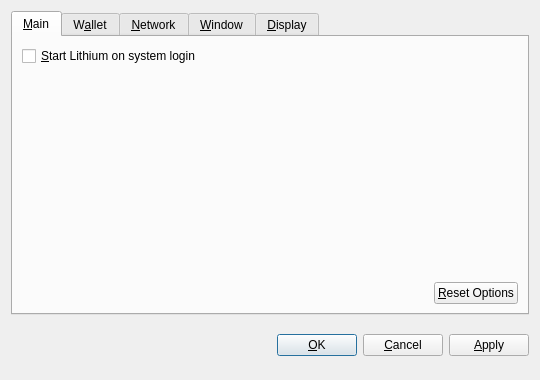
<?xml version="1.0" encoding="UTF-8"?>
<ui version="4.0">
 <class>OptionsDialog</class>
 <widget class="QDialog" name="OptionsDialog">
  <property name="geometry">
   <rect>
    <x>0</x>
    <y>0</y>
    <width>540</width>
    <height>380</height>
   </rect>
  </property>
  <property name="windowTitle">
   <string>Options</string>
  </property>
  <property name="modal">
   <bool>true</bool>
  </property>
  <layout class="QVBoxLayout" name="verticalLayout">
   <item>
    <widget class="QTabWidget" name="tabWidget">
     <property name="tabPosition">
      <enum>QTabWidget::North</enum>
     </property>
     <property name="currentIndex">
      <number>0</number>
     </property>
     <widget class="QWidget" name="tabMain">
      <attribute name="title">
       <string>&amp;Main</string>
      </attribute>
      <layout class="QVBoxLayout" name="verticalLayout_Main">
       <item>
        <widget class="QCheckBox" name="bitcoinAtStartup">
         <property name="toolTip">
          <string>Automatically start Lithium after logging in to the system.</string>
         </property>
         <property name="text">
          <string>&amp;Start Lithium on system login</string>
         </property>
        </widget>
       </item>
       <item>
        <spacer name="verticalSpacer_Main">
         <property name="orientation">
          <enum>Qt::Vertical</enum>
         </property>
         <property name="sizeHint" stdset="0">
          <size>
           <width>20</width>
           <height>40</height>
          </size>
         </property>
        </spacer>
       </item>
       <item>
        <layout class="QHBoxLayout" name="horizontalLayout_2_Main">
         <item>
          <spacer name="horizontalSpacer_2_Main">
           <property name="orientation">
            <enum>Qt::Horizontal</enum>
           </property>
           <property name="sizeHint" stdset="0">
            <size>
             <width>40</width>
             <height>20</height>
            </size>
           </property>
          </spacer>
         </item>
         <item>
          <widget class="QPushButton" name="resetButton">
           <property name="toolTip">
            <string>Reset all client options to default.</string>
           </property>
           <property name="text">
            <string>&amp;Reset Options</string>
           </property>
           <property name="autoDefault">
            <bool>false</bool>
           </property>
          </widget>
         </item>
        </layout>
       </item>
      </layout>
     </widget>
     <widget class="QWidget" name="tabWallet">
      <attribute name="title">
       <string>W&amp;allet</string>
      </attribute>
      <layout class="QVBoxLayout" name="verticalLayout_Network">
       <item>
        <widget class="QLabel" name="transactionFeeInfoLabel">
         <property name="text">
          <string>Optional transaction fee per kB that helps make sure your transactions are processed quickly. Most transactions are 1 kB.</string>
         </property>
         <property name="textFormat">
          <enum>Qt::PlainText</enum>
         </property>
         <property name="wordWrap">
          <bool>true</bool>
         </property>
        </widget>
       </item>
       <item>
        <layout class="QHBoxLayout" name="horizontalLayout_1_Main">
         <item>
          <widget class="QLabel" name="transactionFeeLabel">
           <property name="text">
            <string>Pay transaction &amp;fee</string>
           </property>
           <property name="textFormat">
            <enum>Qt::PlainText</enum>
           </property>
           <property name="buddy">
            <cstring>transactionFee</cstring>
           </property>
          </widget>
         </item>
         <item>
          <widget class="BitcoinAmountField" name="transactionFee"/>
         </item>
         <item>
          <spacer name="horizontalSpacer_1_Main">
           <property name="orientation">
            <enum>Qt::Horizontal</enum>
           </property>
           <property name="sizeHint" stdset="0">
            <size>
             <width>40</width>
             <height>20</height>
            </size>
           </property>
          </spacer>
         </item>
        </layout>
       </item>
       <item>
        <widget class="QLabel" name="label">
         <property name="text">
          <string>If you disable the spending of unconfirmed change, the change from a transaction cannot be used until that transaction has at least one confirmation. This also affects how your balance is computed.</string>
         </property>
         <property name="wordWrap">
          <bool>true</bool>
         </property>
        </widget>
       </item>
       <item>
        <widget class="QCheckBox" name="spendZeroConfChange">
         <property name="text">
          <string>Spend unconfirmed change  (experts only)</string>
         </property>
        </widget>
       </item>
       <item>
        <spacer name="verticalSpacer">
         <property name="orientation">
          <enum>Qt::Vertical</enum>
         </property>
         <property name="sizeHint" stdset="0">
          <size>
           <width>20</width>
           <height>40</height>
          </size>
         </property>
        </spacer>
       </item>
      </layout>
     </widget>
     <widget class="QWidget" name="tabNetwork">
      <attribute name="title">
       <string>&amp;Network</string>
      </attribute>
      <layout class="QVBoxLayout" name="verticalLayout_Network">
       <item>
        <widget class="QCheckBox" name="mapPortUpnp">
         <property name="toolTip">
          <string>Automatically open the Lithium client port on the router. This only works when your router supports UPnP and it is enabled.</string>
         </property>
         <property name="text">
          <string>Map port using &amp;UPnP</string>
         </property>
        </widget>
       </item>
       <item>
        <widget class="QCheckBox" name="connectSocks">
         <property name="toolTip">
          <string>Connect to the Lithium network through a SOCKS proxy (e.g. when connecting through Tor).</string>
         </property>
         <property name="text">
          <string>&amp;Connect through SOCKS proxy:</string>
         </property>
        </widget>
       </item>
       <item>
        <layout class="QHBoxLayout" name="horizontalLayout_Network">
         <item>
          <widget class="QLabel" name="proxyIpLabel">
           <property name="text">
            <string>Proxy &amp;IP:</string>
           </property>
           <property name="textFormat">
            <enum>Qt::PlainText</enum>
           </property>
           <property name="buddy">
            <cstring>proxyIp</cstring>
           </property>
          </widget>
         </item>
         <item>
          <widget class="QValidatedLineEdit" name="proxyIp">
           <property name="maximumSize">
            <size>
             <width>140</width>
             <height>16777215</height>
            </size>
           </property>
           <property name="toolTip">
            <string>IP address of the proxy (e.g. 127.0.0.1)</string>
           </property>
          </widget>
         </item>
         <item>
          <widget class="QLabel" name="proxyPortLabel">
           <property name="text">
            <string>&amp;Port:</string>
           </property>
           <property name="textFormat">
            <enum>Qt::PlainText</enum>
           </property>
           <property name="buddy">
            <cstring>proxyPort</cstring>
           </property>
          </widget>
         </item>
         <item>
          <widget class="QLineEdit" name="proxyPort">
           <property name="maximumSize">
            <size>
             <width>55</width>
             <height>16777215</height>
            </size>
           </property>
           <property name="toolTip">
            <string>Port of the proxy (e.g. 9050)</string>
           </property>
          </widget>
         </item>
         <item>
          <widget class="QLabel" name="socksVersionLabel">
           <property name="text">
            <string>SOCKS &amp;Version:</string>
           </property>
           <property name="textFormat">
            <enum>Qt::PlainText</enum>
           </property>
           <property name="buddy">
            <cstring>socksVersion</cstring>
           </property>
          </widget>
         </item>
         <item>
          <widget class="QValueComboBox" name="socksVersion">
           <property name="toolTip">
            <string>SOCKS version of the proxy (e.g. 5)</string>
           </property>
          </widget>
         </item>
         <item>
          <spacer name="horizontalSpacer_Network">
           <property name="orientation">
            <enum>Qt::Horizontal</enum>
           </property>
           <property name="sizeHint" stdset="0">
            <size>
             <width>40</width>
             <height>20</height>
            </size>
           </property>
          </spacer>
         </item>
        </layout>
       </item>
       <item>
        <spacer name="verticalSpacer_Network">
         <property name="orientation">
          <enum>Qt::Vertical</enum>
         </property>
         <property name="sizeHint" stdset="0">
          <size>
           <width>20</width>
           <height>40</height>
          </size>
         </property>
        </spacer>
       </item>
      </layout>
     </widget>
     <widget class="QWidget" name="tabWindow">
      <attribute name="title">
       <string>&amp;Window</string>
      </attribute>
      <layout class="QVBoxLayout" name="verticalLayout_Window">
       <item>
        <widget class="QCheckBox" name="minimizeToTray">
         <property name="toolTip">
          <string>Show only a tray icon after minimizing the window.</string>
         </property>
         <property name="text">
          <string>&amp;Minimize to the tray instead of the taskbar</string>
         </property>
        </widget>
       </item>
       <item>
        <widget class="QCheckBox" name="minimizeOnClose">
         <property name="toolTip">
          <string>Minimize instead of exit the application when the window is closed. When this option is enabled, the application will be closed only after selecting Quit in the menu.</string>
         </property>
         <property name="text">
          <string>M&amp;inimize on close</string>
         </property>
        </widget>
       </item>
       <item>
        <spacer name="verticalSpacer_Window">
         <property name="orientation">
          <enum>Qt::Vertical</enum>
         </property>
         <property name="sizeHint" stdset="0">
          <size>
           <width>20</width>
           <height>40</height>
          </size>
         </property>
        </spacer>
       </item>
      </layout>
     </widget>
     <widget class="QWidget" name="tabDisplay">
      <attribute name="title">
       <string>&amp;Display</string>
      </attribute>
      <layout class="QVBoxLayout" name="verticalLayout_Display">
       <item>
        <layout class="QHBoxLayout" name="horizontalLayout_1_Display">
         <item>
          <widget class="QLabel" name="langLabel">
           <property name="text">
            <string>User Interface &amp;language:</string>
           </property>
           <property name="textFormat">
            <enum>Qt::PlainText</enum>
           </property>
           <property name="buddy">
            <cstring>lang</cstring>
           </property>
          </widget>
         </item>
         <item>
          <widget class="QValueComboBox" name="lang">
           <property name="toolTip">
            <string>The user interface language can be set here. This setting will take effect after restarting Lithium.</string>
           </property>
          </widget>
         </item>
        </layout>
       </item>
       <item>
        <layout class="QHBoxLayout" name="horizontalLayout_2_Display">
         <item>
          <widget class="QLabel" name="unitLabel">
           <property name="text">
            <string>&amp;Unit to show amounts in:</string>
           </property>
           <property name="textFormat">
            <enum>Qt::PlainText</enum>
           </property>
           <property name="buddy">
            <cstring>unit</cstring>
           </property>
          </widget>
         </item>
         <item>
          <widget class="QValueComboBox" name="unit">
           <property name="toolTip">
            <string>Choose the default subdivision unit to show in the interface and when sending coins.</string>
           </property>
          </widget>
         </item>
        </layout>
       </item>
       <item>
        <widget class="QCheckBox" name="displayAddresses">
         <property name="toolTip">
          <string>Whether to show Lithium addresses in the transaction list or not.</string>
         </property>
         <property name="text">
          <string>&amp;Display addresses in transaction list</string>
         </property>
        </widget>
       </item>
       <item>
        <widget class="QCheckBox" name="coinControlFeatures">
         <property name="toolTip">
          <string>Whether to show coin control features or not.</string>
         </property>
         <property name="text">
          <string>Display coin &amp;control features (experts only!)</string>
         </property>
        </widget>
       </item>
       <item>
        <spacer name="verticalSpacer_Display">
         <property name="orientation">
          <enum>Qt::Vertical</enum>
         </property>
         <property name="sizeHint" stdset="0">
          <size>
           <width>20</width>
           <height>40</height>
          </size>
         </property>
        </spacer>
       </item>
      </layout>
     </widget>
    </widget>
   </item>
   <item>
    <layout class="QHBoxLayout" name="horizontalLayout_Buttons">
     <item>
      <spacer name="horizontalSpacer_1">
       <property name="orientation">
        <enum>Qt::Horizontal</enum>
       </property>
       <property name="sizeHint" stdset="0">
        <size>
         <width>40</width>
         <height>48</height>
        </size>
       </property>
      </spacer>
     </item>
     <item>
      <widget class="QLabel" name="statusLabel">
       <property name="font">
        <font>
         <weight>75</weight>
         <bold>true</bold>
        </font>
       </property>
       <property name="text">
        <string/>
       </property>
       <property name="textFormat">
        <enum>Qt::PlainText</enum>
       </property>
       <property name="wordWrap">
        <bool>true</bool>
       </property>
      </widget>
     </item>
     <item>
      <spacer name="horizontalSpacer_2">
       <property name="orientation">
        <enum>Qt::Horizontal</enum>
       </property>
       <property name="sizeHint" stdset="0">
        <size>
         <width>40</width>
         <height>48</height>
        </size>
       </property>
      </spacer>
     </item>
     <item>
      <widget class="QPushButton" name="okButton">
       <property name="text">
        <string>&amp;OK</string>
       </property>
      </widget>
     </item>
     <item>
      <widget class="QPushButton" name="cancelButton">
       <property name="text">
        <string>&amp;Cancel</string>
       </property>
       <property name="autoDefault">
        <bool>false</bool>
       </property>
      </widget>
     </item>
     <item>
      <widget class="QPushButton" name="applyButton">
       <property name="text">
        <string>&amp;Apply</string>
       </property>
       <property name="autoDefault">
        <bool>false</bool>
       </property>
      </widget>
     </item>
    </layout>
   </item>
  </layout>
 </widget>
 <customwidgets>
  <customwidget>
   <class>BitcoinAmountField</class>
   <extends>QSpinBox</extends>
   <header>bitcoinamountfield.h</header>
  </customwidget>
  <customwidget>
   <class>QValueComboBox</class>
   <extends>QComboBox</extends>
   <header>qvaluecombobox.h</header>
  </customwidget>
  <customwidget>
   <class>QValidatedLineEdit</class>
   <extends>QLineEdit</extends>
   <header>qvalidatedlineedit.h</header>
  </customwidget>
 </customwidgets>
 <resources/>
 <connections/>
</ui>
